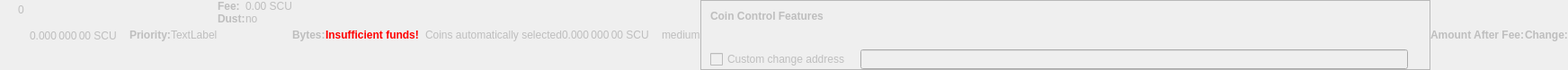
    <widget class="QWidget" name="dummyHideWidget" native="true">
     <property name="enabled">
      <bool>false</bool>
     </property>
     <property name="maximumSize">
      <size>
       <width>100</width>
       <height>22</height>
      </size>
     </property>
     <layout class="QHBoxLayout" name="dummyHideLayout">
      <property name="spacing">
       <number>0</number>
      </property>
      <property name="leftMargin">
       <number>0</number>
      </property>
      <property name="topMargin">
       <number>0</number>
      </property>
      <property name="rightMargin">
       <number>0</number>
      </property>
      <property name="bottomMargin">
       <number>0</number>
      </property>
      <item>
       <layout class="QFormLayout" name="formLayoutCoinControl1">
        <property name="horizontalSpacing">
         <number>10</number>
        </property>
        <property name="verticalSpacing">
         <number>14</number>
        </property>
        <property name="leftMargin">
         <number>10</number>
        </property>
        <property name="topMargin">
         <number>4</number>
        </property>
        <property name="rightMargin">
         <number>6</number>
        </property>
        <item row="0" column="1">
         <widget class="QLabel" name="labelCoinControlBytes">
          <property name="cursor">
           <cursorShape>IBeamCursor</cursorShape>
          </property>
          <property name="contextMenuPolicy">
           <enum>Qt::ActionsContextMenu</enum>
          </property>
          <property name="text">
           <string notr="true">0</string>
          </property>
          <property name="textInteractionFlags">
           <set>Qt::LinksAccessibleByMouse|Qt::TextSelectableByKeyboard|Qt::TextSelectableByMouse</set>
          </property>
         </widget>
        </item>
       </layout>
      </item>
      <item>
       <widget class="QLabel" name="labelCoinControlAfterFee">
        <property name="enabled">
         <bool>false</bool>
        </property>
        <property name="sizePolicy">
         <sizepolicy hsizetype="Fixed" vsizetype="Fixed">
          <horstretch>0</horstretch>
          <verstretch>0</verstretch>
         </sizepolicy>
        </property>
        <property name="minimumSize">
         <size>
          <width>111</width>
          <height>12</height>
         </size>
        </property>
        <property name="maximumSize">
         <size>
          <width>111</width>
          <height>12</height>
         </size>
        </property>
        <property name="cursor">
         <cursorShape>IBeamCursor</cursorShape>
        </property>
        <property name="contextMenuPolicy">
         <enum>Qt::ActionsContextMenu</enum>
        </property>
        <property name="text">
         <string notr="true">0.000 000 00 SCU</string>
        </property>
        <property name="textInteractionFlags">
         <set>Qt::LinksAccessibleByMouse|Qt::TextSelectableByKeyboard|Qt::TextSelectableByMouse</set>
        </property>
       </widget>
      </item>
      <item>
       <widget class="QLabel" name="labelCoinControlPriorityText">
        <property name="enabled">
         <bool>false</bool>
        </property>
        <property name="font">
         <font>
          <weight>75</weight>
          <bold>true</bold>
         </font>
        </property>
        <property name="text">
         <string>Priority:</string>
        </property>
       </widget>
      </item>
      <item>
       <layout class="QHBoxLayout" name="horizontalLayout">
        <item>
         <widget class="QLabel" name="WarningLabel">
          <property name="text">
           <string>TextLabel</string>
          </property>
         </widget>
        </item>
       </layout>
      </item>
      <item>
       <layout class="QFormLayout" name="formLayoutCoinControl3">
        <property name="horizontalSpacing">
         <number>0</number>
        </property>
        <property name="verticalSpacing">
         <number>0</number>
        </property>
        <property name="leftMargin">
         <number>0</number>
        </property>
        <property name="topMargin">
         <number>0</number>
        </property>
        <property name="rightMargin">
         <number>0</number>
        </property>
        <item row="0" column="0">
         <widget class="QLabel" name="labelCoinControlFeeText">
          <property name="enabled">
           <bool>false</bool>
          </property>
          <property name="font">
           <font>
            <weight>75</weight>
            <bold>true</bold>
           </font>
          </property>
          <property name="text">
           <string>Fee:</string>
          </property>
          <property name="margin">
           <number>0</number>
          </property>
         </widget>
        </item>
        <item row="0" column="1">
         <widget class="QLabel" name="labelCoinControlFee">
          <property name="enabled">
           <bool>false</bool>
          </property>
          <property name="cursor">
           <cursorShape>IBeamCursor</cursorShape>
          </property>
          <property name="contextMenuPolicy">
           <enum>Qt::ActionsContextMenu</enum>
          </property>
          <property name="text">
           <string notr="true">0.00 SCU</string>
          </property>
          <property name="textInteractionFlags">
           <set>Qt::LinksAccessibleByMouse|Qt::TextSelectableByKeyboard|Qt::TextSelectableByMouse</set>
          </property>
         </widget>
        </item>
        <item row="1" column="0">
         <widget class="QLabel" name="labelCoinControlLowOutputText">
          <property name="enabled">
           <bool>false</bool>
          </property>
          <property name="font">
           <font>
            <weight>75</weight>
            <bold>true</bold>
           </font>
          </property>
          <property name="text">
           <string>Dust:</string>
          </property>
         </widget>
        </item>
        <item row="1" column="1">
         <widget class="QLabel" name="labelCoinControlLowOutput">
          <property name="enabled">
           <bool>false</bool>
          </property>
          <property name="cursor">
           <cursorShape>IBeamCursor</cursorShape>
          </property>
          <property name="contextMenuPolicy">
           <enum>Qt::ActionsContextMenu</enum>
          </property>
          <property name="text">
           <string>no</string>
          </property>
          <property name="textInteractionFlags">
           <set>Qt::LinksAccessibleByMouse|Qt::TextSelectableByKeyboard|Qt::TextSelectableByMouse</set>
          </property>
         </widget>
        </item>
       </layout>
      </item>
      <item>
       <widget class="QLabel" name="labelCoinControlBytesText">
        <property name="enabled">
         <bool>false</bool>
        </property>
        <property name="font">
         <font>
          <weight>75</weight>
          <bold>true</bold>
         </font>
        </property>
        <property name="text">
         <string>Bytes:</string>
        </property>
       </widget>
      </item>
      <item>
       <layout class="QFormLayout" name="formLayoutCoinControl2">
        <property name="horizontalSpacing">
         <number>0</number>
        </property>
        <property name="verticalSpacing">
         <number>0</number>
        </property>
        <property name="leftMargin">
         <number>0</number>
        </property>
        <property name="topMargin">
         <number>0</number>
        </property>
        <property name="rightMargin">
         <number>0</number>
        </property>
       </layout>
      </item>
      <item>
       <layout class="QHBoxLayout" name="horizontalLayoutCoinControl2">
        <property name="spacing">
         <number>0</number>
        </property>
        <property name="bottomMargin">
         <number>0</number>
        </property>
       </layout>
      </item>
      <item>
       <widget class="QLabel" name="labelCoinControlInsuffFunds">
        <property name="enabled">
         <bool>false</bool>
        </property>
        <property name="minimumSize">
         <size>
          <width>0</width>
          <height>0</height>
         </size>
        </property>
        <property name="font">
         <font>
          <weight>75</weight>
          <bold>true</bold>
         </font>
        </property>
        <property name="styleSheet">
         <string notr="true">color:red;font-weight:bold;</string>
        </property>
        <property name="text">
         <string>Insufficient funds!</string>
        </property>
        <property name="margin">
         <number>5</number>
        </property>
       </widget>
      </item>
      <item>
       <layout class="QFormLayout" name="formLayoutCoinControl4">
        <property name="horizontalSpacing">
         <number>0</number>
        </property>
        <property name="verticalSpacing">
         <number>0</number>
        </property>
        <property name="leftMargin">
         <number>0</number>
        </property>
        <property name="topMargin">
         <number>0</number>
        </property>
        <property name="rightMargin">
         <number>0</number>
        </property>
       </layout>
      </item>
      <item>
       <widget class="QLabel" name="labelCoinControlChangeLabel">
        <property name="enabled">
         <bool>false</bool>
        </property>
        <property name="sizePolicy">
         <sizepolicy hsizetype="Preferred" vsizetype="Expanding">
          <horstretch>0</horstretch>
          <verstretch>0</verstretch>
         </sizepolicy>
        </property>
        <property name="minimumSize">
         <size>
          <width>0</width>
          <height>0</height>
         </size>
        </property>
        <property name="text">
         <string/>
        </property>
        <property name="margin">
         <number>3</number>
        </property>
       </widget>
      </item>
      <item>
       <widget class="QLabel" name="labelCoinControlAutomaticallySelected">
        <property name="enabled">
         <bool>false</bool>
        </property>
        <property name="sizePolicy">
         <sizepolicy hsizetype="Fixed" vsizetype="Fixed">
          <horstretch>0</horstretch>
          <verstretch>0</verstretch>
         </sizepolicy>
        </property>
        <property name="minimumSize">
         <size>
          <width>0</width>
          <height>0</height>
         </size>
        </property>
        <property name="maximumSize">
         <size>
          <width>240</width>
          <height>16777215</height>
         </size>
        </property>
        <property name="text">
         <string>Coins automatically selected</string>
        </property>
        <property name="margin">
         <number>5</number>
        </property>
       </widget>
      </item>
      <item>
       <widget class="QLabel" name="labelCoinControlChange">
        <property name="enabled">
         <bool>false</bool>
        </property>
        <property name="sizePolicy">
         <sizepolicy hsizetype="Fixed" vsizetype="Fixed">
          <horstretch>0</horstretch>
          <verstretch>0</verstretch>
         </sizepolicy>
        </property>
        <property name="minimumSize">
         <size>
          <width>111</width>
          <height>0</height>
         </size>
        </property>
        <property name="maximumSize">
         <size>
          <width>111</width>
          <height>16777215</height>
         </size>
        </property>
        <property name="cursor">
         <cursorShape>IBeamCursor</cursorShape>
        </property>
        <property name="contextMenuPolicy">
         <enum>Qt::ActionsContextMenu</enum>
        </property>
        <property name="text">
         <string notr="true">0.000 000 00 SCU</string>
        </property>
        <property name="textInteractionFlags">
         <set>Qt::LinksAccessibleByMouse|Qt::TextSelectableByKeyboard|Qt::TextSelectableByMouse</set>
        </property>
       </widget>
      </item>
      <item>
       <widget class="QLabel" name="labelCoinControlPriority">
        <property name="enabled">
         <bool>false</bool>
        </property>
        <property name="cursor">
         <cursorShape>IBeamCursor</cursorShape>
        </property>
        <property name="contextMenuPolicy">
         <enum>Qt::ActionsContextMenu</enum>
        </property>
        <property name="text">
         <string>medium</string>
        </property>
        <property name="textInteractionFlags">
         <set>Qt::LinksAccessibleByMouse|Qt::TextSelectableByKeyboard|Qt::TextSelectableByMouse</set>
        </property>
       </widget>
      </item>
      <item>
       <widget class="QFrame" name="frameCoinControl">
        <property name="sizePolicy">
         <sizepolicy hsizetype="Expanding" vsizetype="Expanding">
          <horstretch>0</horstretch>
          <verstretch>0</verstretch>
         </sizepolicy>
        </property>
        <property name="maximumSize">
         <size>
          <width>16777215</width>
          <height>16777215</height>
         </size>
        </property>
        <property name="frameShape">
         <enum>QFrame::StyledPanel</enum>
        </property>
        <property name="frameShadow">
         <enum>QFrame::Sunken</enum>
        </property>
        <layout class="QVBoxLayout" name="verticalLayoutCoinControl2_2">
         <property name="spacing">
          <number>0</number>
         </property>
         <property name="leftMargin">
          <number>0</number>
         </property>
         <property name="topMargin">
          <number>0</number>
         </property>
         <property name="rightMargin">
          <number>0</number>
         </property>
         <property name="bottomMargin">
          <number>0</number>
         </property>
         <item>
          <layout class="QVBoxLayout" name="verticalLayoutCoinControl" stretch="0,0,0,1">
           <property name="spacing">
            <number>0</number>
           </property>
           <property name="leftMargin">
            <number>10</number>
           </property>
           <property name="topMargin">
            <number>10</number>
           </property>
           <item>
            <layout class="QHBoxLayout" name="horizontalLayoutCoinControl1">
             <property name="bottomMargin">
              <number>15</number>
             </property>
             <item>
              <widget class="QLabel" name="labelCoinControlFeatures">
               <property name="enabled">
                <bool>false</bool>
               </property>
               <property name="sizePolicy">
                <sizepolicy hsizetype="Preferred" vsizetype="Maximum">
                 <horstretch>0</horstretch>
                 <verstretch>0</verstretch>
                </sizepolicy>
               </property>
               <property name="font">
                <font>
                 <weight>75</weight>
                 <bold>true</bold>
                </font>
               </property>
               <property name="styleSheet">
                <string notr="true">font-weight:bold;</string>
               </property>
               <property name="text">
                <string>Coin Control Features</string>
               </property>
              </widget>
             </item>
            </layout>
           </item>
           <item>
            <widget class="QWidget" name="widgetCoinControl" native="true">
             <property name="sizePolicy">
              <sizepolicy hsizetype="Preferred" vsizetype="Preferred">
               <horstretch>0</horstretch>
               <verstretch>0</verstretch>
              </sizepolicy>
             </property>
             <property name="minimumSize">
              <size>
               <width>0</width>
               <height>0</height>
              </size>
             </property>
             <property name="styleSheet">
              <string notr="true"/>
             </property>
             <layout class="QHBoxLayout" name="horizontalLayoutCoinControl5_2">
              <property name="leftMargin">
               <number>0</number>
              </property>
              <property name="topMargin">
               <number>0</number>
              </property>
              <property name="rightMargin">
               <number>0</number>
              </property>
              <property name="bottomMargin">
               <number>0</number>
              </property>
              <item>
               <layout class="QHBoxLayout" name="horizontalLayoutCoinControl3">
                <property name="spacing">
                 <number>20</number>
                </property>
                <property name="topMargin">
                 <number>0</number>
                </property>
                <property name="bottomMargin">
                 <number>10</number>
                </property>
               </layout>
              </item>
             </layout>
            </widget>
           </item>
           <item>
            <layout class="QHBoxLayout" name="horizontalLayoutCoinControl4" stretch="0,0,0">
             <property name="spacing">
              <number>12</number>
             </property>
             <property name="sizeConstraint">
              <enum>QLayout::SetDefaultConstraint</enum>
             </property>
             <property name="topMargin">
              <number>5</number>
             </property>
             <property name="rightMargin">
              <number>5</number>
             </property>
             <item>
              <widget class="QCheckBox" name="checkBoxCoinControlChange">
               <property name="enabled">
                <bool>false</bool>
               </property>
               <property name="toolTip">
                <string>If this is activated, but the change address is empty or invalid, change will be sent to a newly generated address.</string>
               </property>
               <property name="text">
                <string>Custom change address</string>
               </property>
              </widget>
             </item>
             <item>
              <widget class="QValidatedLineEdit" name="lineEditCoinControlChange">
               <property name="enabled">
                <bool>false</bool>
               </property>
               <property name="sizePolicy">
                <sizepolicy hsizetype="Expanding" vsizetype="Fixed">
                 <horstretch>0</horstretch>
                 <verstretch>0</verstretch>
                </sizepolicy>
               </property>
              </widget>
             </item>
             <item>
              <widget class="QLabel" name="labelCoinControlChangeLabel_2">
               <property name="sizePolicy">
                <sizepolicy hsizetype="Preferred" vsizetype="Expanding">
                 <horstretch>0</horstretch>
                 <verstretch>0</verstretch>
                </sizepolicy>
               </property>
               <property name="minimumSize">
                <size>
                 <width>0</width>
                 <height>0</height>
                </size>
               </property>
               <property name="text">
                <string/>
               </property>
               <property name="margin">
                <number>3</number>
               </property>
              </widget>
             </item>
            </layout>
           </item>
           <item>
            <spacer name="verticalSpacerCoinControl">
             <property name="orientation">
              <enum>Qt::Vertical</enum>
             </property>
             <property name="sizeHint" stdset="0">
              <size>
               <width>800</width>
               <height>1</height>
              </size>
             </property>
            </spacer>
           </item>
          </layout>
         </item>
        </layout>
       </widget>
      </item>
      <item>
       <widget class="QLabel" name="labelCoinControlAfterFeeText">
        <property name="enabled">
         <bool>false</bool>
        </property>
        <property name="minimumSize">
         <size>
          <width>0</width>
          <height>0</height>
         </size>
        </property>
        <property name="maximumSize">
         <size>
          <width>16777215</width>
          <height>16777215</height>
         </size>
        </property>
        <property name="font">
         <font>
          <weight>75</weight>
          <bold>true</bold>
         </font>
        </property>
        <property name="text">
         <string>Amount After Fee:</string>
        </property>
        <property name="alignment">
         <set>Qt::AlignLeading|Qt::AlignLeft|Qt::AlignVCenter</set>
        </property>
        <property name="margin">
         <number>0</number>
        </property>
       </widget>
      </item>
      <item>
       <widget class="QLabel" name="labelCoinControlChangeText">
        <property name="enabled">
         <bool>false</bool>
        </property>
        <property name="sizePolicy">
         <sizepolicy hsizetype="Preferred" vsizetype="Preferred">
          <horstretch>0</horstretch>
          <verstretch>0</verstretch>
         </sizepolicy>
        </property>
        <property name="minimumSize">
         <size>
          <width>0</width>
          <height>0</height>
         </size>
        </property>
        <property name="maximumSize">
         <size>
          <width>16777215</width>
          <height>16777215</height>
         </size>
        </property>
        <property name="font">
         <font>
          <weight>75</weight>
          <bold>true</bold>
         </font>
        </property>
        <property name="text">
         <string>Change:</string>
        </property>
        <property name="alignment">
         <set>Qt::AlignLeading|Qt::AlignLeft|Qt::AlignVCenter</set>
        </property>
       </widget>
      </item>
     </layout>
    </widget>
